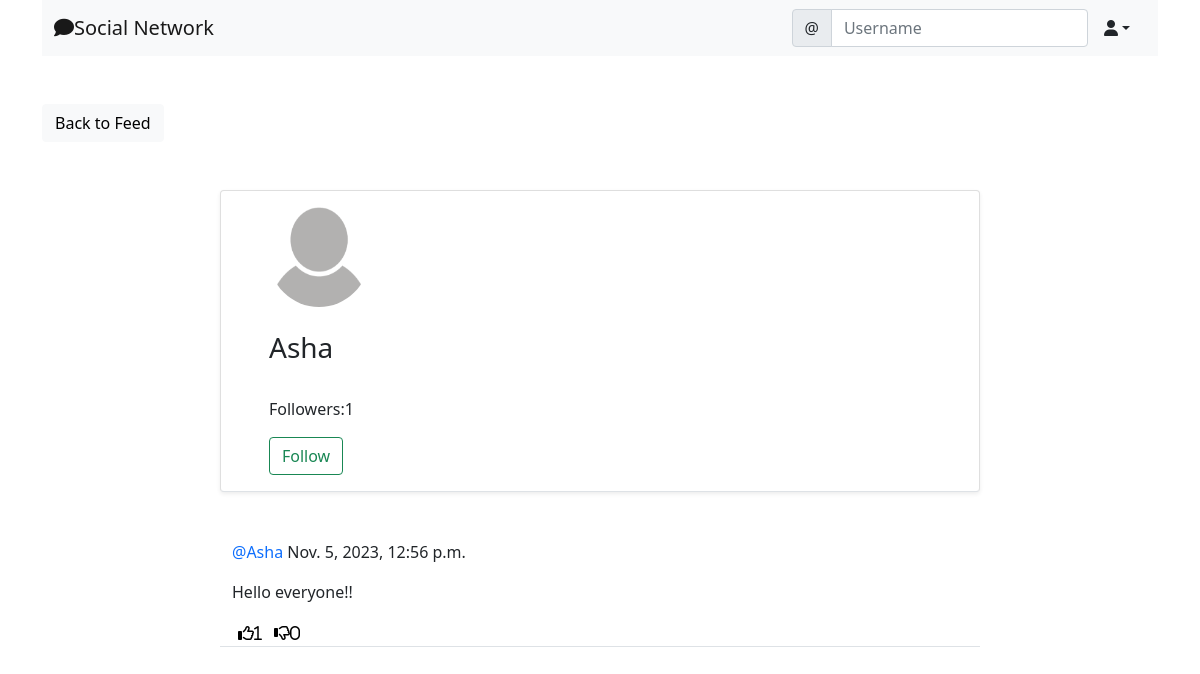
/social/profile/8/, run on the app's committed database.
### social/models.py (models this page shows, shortened)
class UserProfile(models.Model):
    user=models.OneToOneField(User,primary_key=True,verbose_name='user',related_name='profile' ,on_delete=models.CASCADE)
    name=models.CharField(max_length=30,blank=True,null=True)
    bio=models.TextField(max_length=500,blank=True,null=True)
    birth_date=models.DateField(null=True,blank=True)
    location=models.CharField(max_length=100,blank=True,null=True)
    picture=models.ImageField(upload_to='uploads/profile_pictures', default='uploads/profile_pictures/default.png', blank=True)
    followers=models.ManyToManyField(User,blank=True,related_name='followers')

class Post(models.Model):
    body= models.TextField()
    created_on=models.DateTimeField(default=timezone.now)
    author=models.ForeignKey(User,on_delete=models.CASCADE)
    likes=models.ManyToManyField(User,blank=True,related_name='likes')
    dislikes=models.ManyToManyField(User,blank=True,related_name='dislikes')

### social/views.py (the view)
# urls.py: path('profile/<int:pk>/',ProfileView.as_view(),name='profile'),
class ProfileView(View):
    def get(self,request,pk,*args,**kwargs):
        profile=UserProfile.objects.get(pk=pk)
        user=profile.user
        posts=Post.objects.filter(author=user).order_by('-created_on')
        followers=profile.followers.all()
        if len(followers)==0:
            is_following=False
        for follower in followers:
            if follower == request.user:
                is_following=True
                break
            else:
                is_following=False
        number_of_followers= len(followers)
        context={
            'user' : user,
            'profile':profile,
            'posts':posts,
            'number_of_followers':number_of_followers,
            'is_following' : is_following
        }
        return render(request, 'social/profile.html',context)

### social/templates/social/profile.html (shortened to what this page needs)
{% extends 'landing/base.html' %}
{% block content %}
<div class="container">
    <div class ="row  mt-5">
        <div class ="col-md-3 col-sm-6">
        <a href="{% url 'post-list' %}" class="btn btn-light">Back to Feed</a>
        </div>
    </div>
    <div class ="row justify-content-center mt-5 ">
        <div class ="card shadow-sm col-md-8 col-sm-12 border-bottom px-5 pt-3">
            <img src="{{profile.picture.url}}" class="rounded-circle" width="100" height="100"/>
           {% if profile.name %}
            <h3 class="py-4">{{profile.name}}
                <span>
                    {% if request.user == user %}
                    <a href="{% url 'profile-edit' profile.pk%}" style="color: #333;">
                    <i class="fas fa-edit"></i></a>
                    {% endif %}
                </span>
                {% else %}
                <h3 class="py-4">{{user.username}}
                        </h3>
                        {%endif %}
            <div class="mb-3">
                <p>Followers:{{ number_of_followers }}</p>
                {% if user == request.user %}
                {%else%}
                {% if is_following %}
                <form method="POST" action="{% url 'remove-follower' profile.pk %}">
                    {% csrf_token%}
                    <button class="btn btn-outline-danger" type="submit">Unfollow</button>
                </form>
                {% else %}
                <form method="POST" action="{% url 'add-follower' profile.pk %}">
                    <button class="btn btn-outline-success" type="submit">Follow</button>
                </form>
                {% endif %}
                {% endif %}
        </div>
    </div>
</div>
    {% for post in posts %}
    <div class ="row justify-content-center mt-5">
    <div class ="col-md-8 col-sm-12 border-bottom ">
      <p><a style="text-decoration:none" class="text-primary" href="{% url 'profile' post.author.profile.pk %}">@{{post.author}}</a><space>  </space>{{post.created_on}}</p>
      <div class="position-relative">
      <p>{{post.body}}</p>
    </div>
    <div class="d-flex flex-row">
        <form method="POST" action="{%url 'like' post.pk%}">
            <button style="background-color:transparent; border:none; box-shadow:none ;" type="submit">
            <i class="far fa-thumbs-up"><span>{{ post.likes.all.count }}</span></i>
            </button>
        </form>
        <form method="POST" action="{%url 'dislike' post.pk%}">
            <button style="background-color:transparent; border:none; box-shadow:none ;" type="submit">
            <i class="far fa-thumbs-down">{{ post.dislikes.all.count }}</i>
            </button>
        </form>
    </div>
    </div>
</div>
{% endfor %}
</div>
{% endblock content %}

### data on the page
UserProfile: picture (placeholder picture)
Post: author "Asha", created_on "Nov. 5, 2023, 12:56 p.m.", body "Hello everyone!!", likes.all.count "1", dislikes.all.count "0"

### other printed values
{{ user.username }} "Asha"
{{ number_of_followers }} "1"
